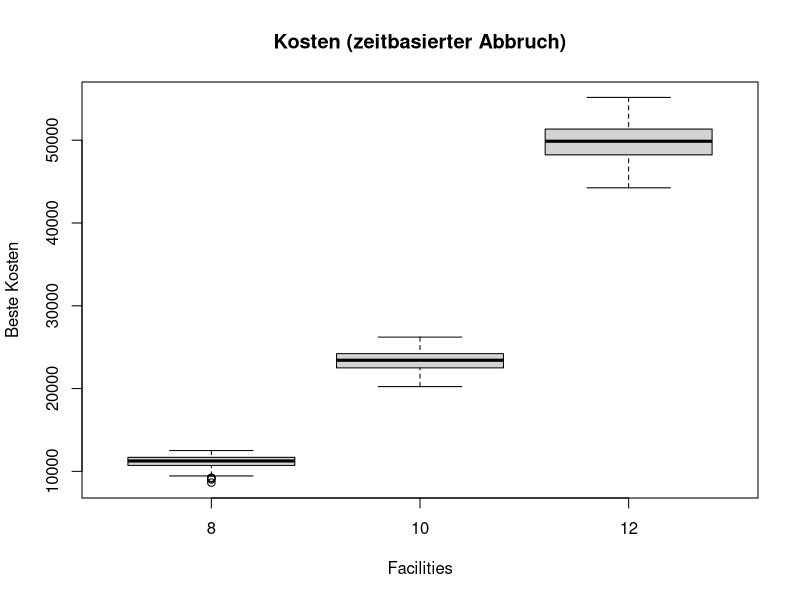

The R script that drew this image:
#  R --save < skas_timed_cost_boxplot.R

d8 <- read.csv('dataset_skas_8t.log.csv')
d10 <- read.csv('dataset_skas_10t.log.csv')
d12 <- read.csv('dataset_skas_12t.log.csv')
png(filename="skas_timed_cost_boxplot.png")
boxplot( d8$best_costs,
        d10$best_costs,
        d12$best_costs,
        main="Kosten (zeitbasierter Abbruch)",
        ylab="Beste Kosten",
        xlab="Facilities",names=c("8","10","12"))
dev.off()
